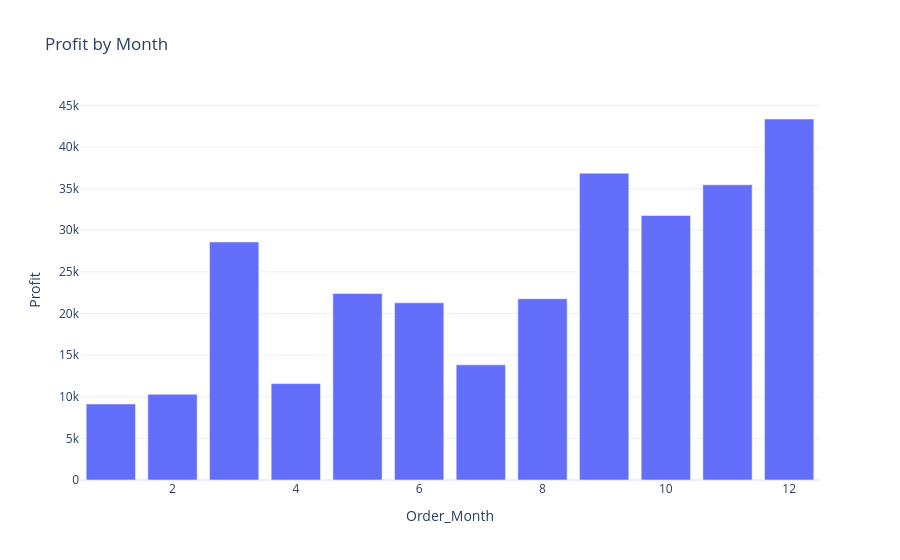

Here is the notebook cell this chart was saved with:
### Markdown cell above
Creating a bar chart and line chart to show the profit by month

### Code cell
fig = px.bar(profit_by_month, x="Order_Month", y="Profit", title="Profit by Month")
fig.show()

### Figure 1 — Plotly figure (JSON) as saved in the notebook; plotly's stock layout.template omitted (floating-point values rounded to 4 significant figures)
{"data": [{"hovertemplate": "Order_Month=%{x}<br>Profit=%{y}<extra></extra>", "legendgroup": "", "marker": {"color": "#636efa", "pattern": {"shape": ""}}, "name": "", "orientation": "v", "showlegend": false, "textposition": "auto", "type": "bar", "x": [12, 9, 11, 10, 3, 5, 8, 6, 7, 4, 2, 1], "xaxis": "x", "y": [43370.0, 36860.0, 35470.0, 31780.0, 28590.0, 22410.0, 21780.0, 21290.0, 13830.0, 11590.0, 10290.0, 9134.0], "yaxis": "y"}], "layout": {"barmode": "relative", "legend": {"tracegroupgap": 0}, "title": {"text": "Profit by Month"}, "xaxis": {"anchor": "y", "domain": [0, 1], "title": {"text": "Order_Month"}}, "yaxis": {"anchor": "x", "domain": [0, 1], "title": {"text": "Profit"}}}}
